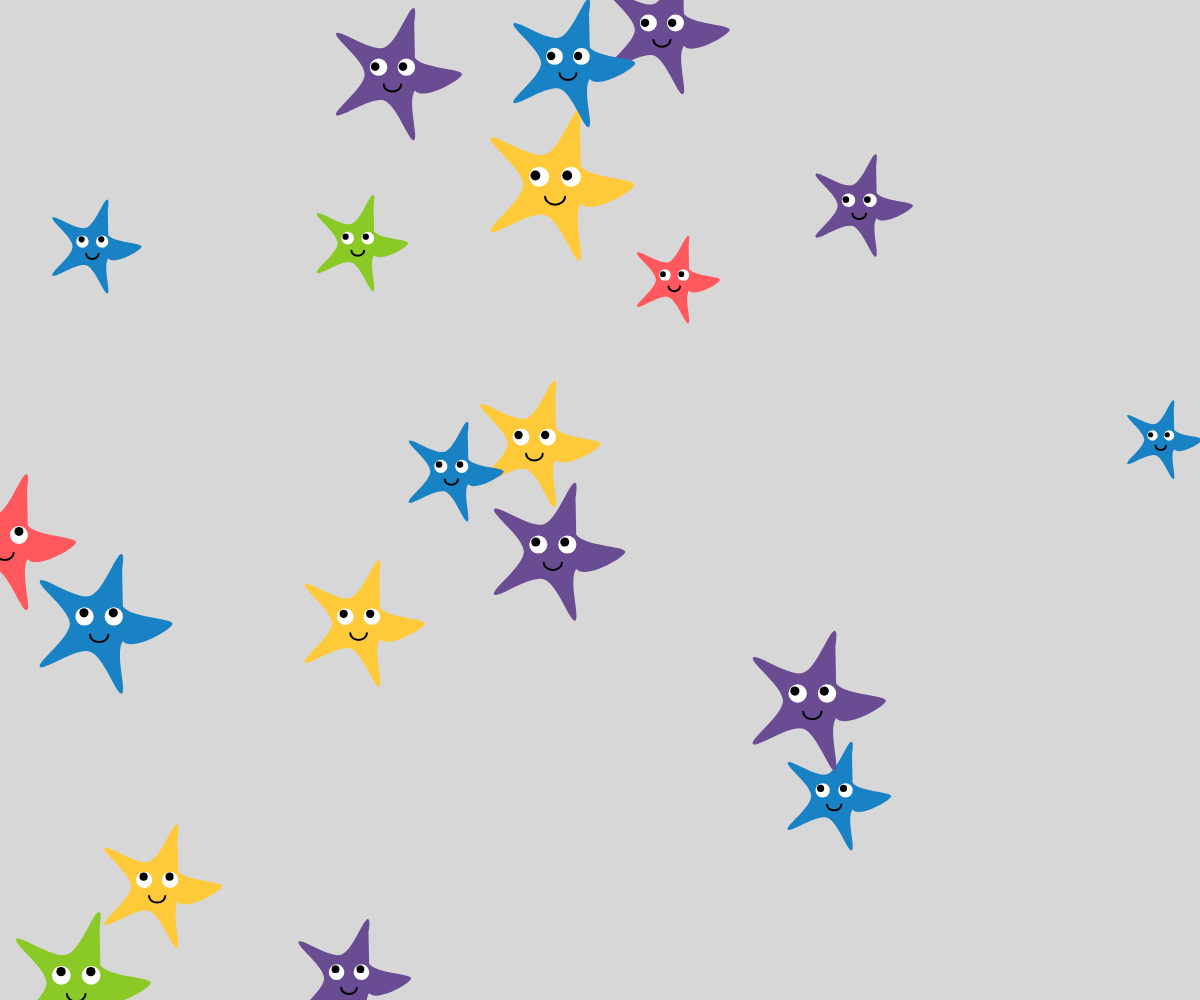
Frame 1 (no input)
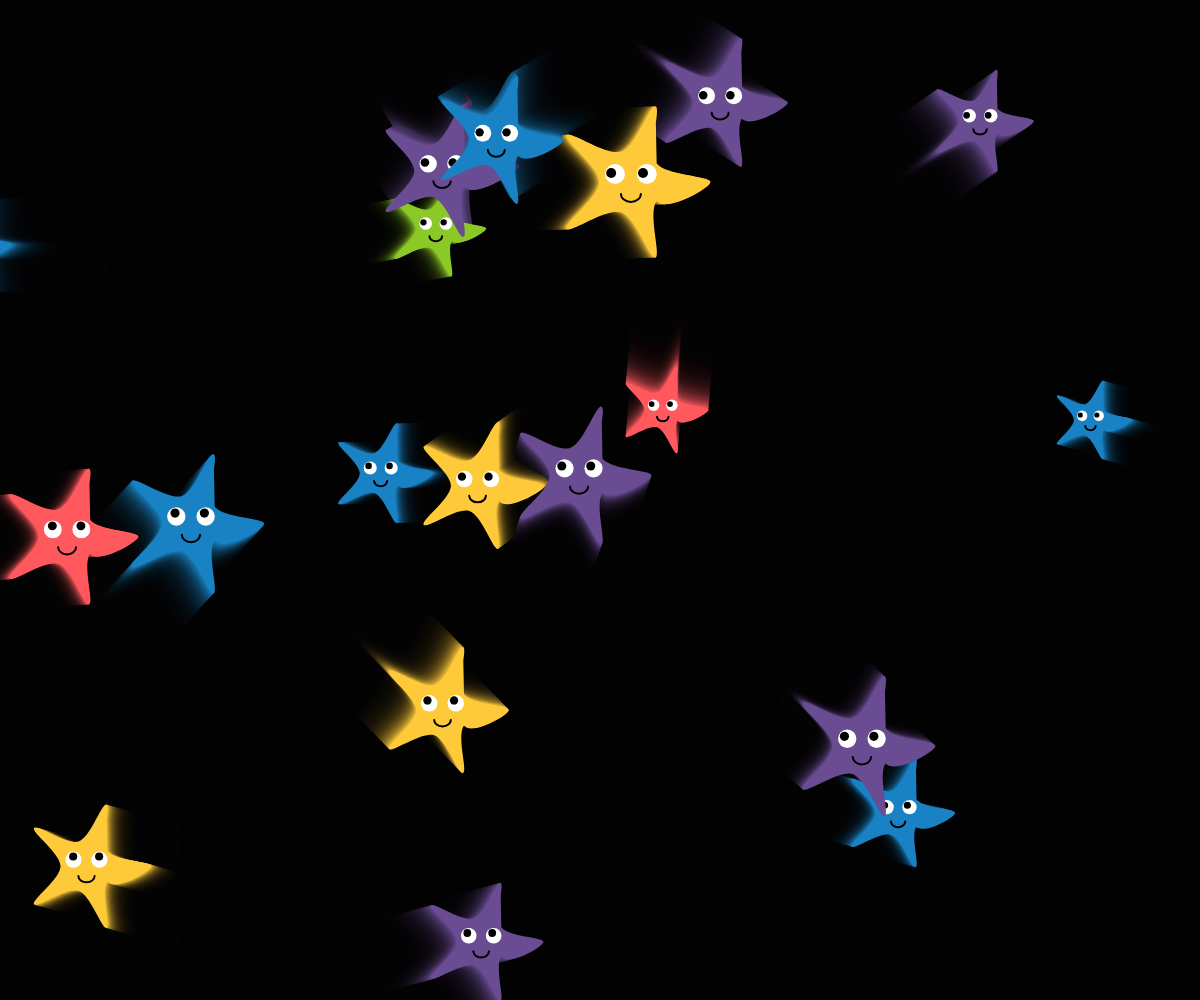
Frame 60 (no input)
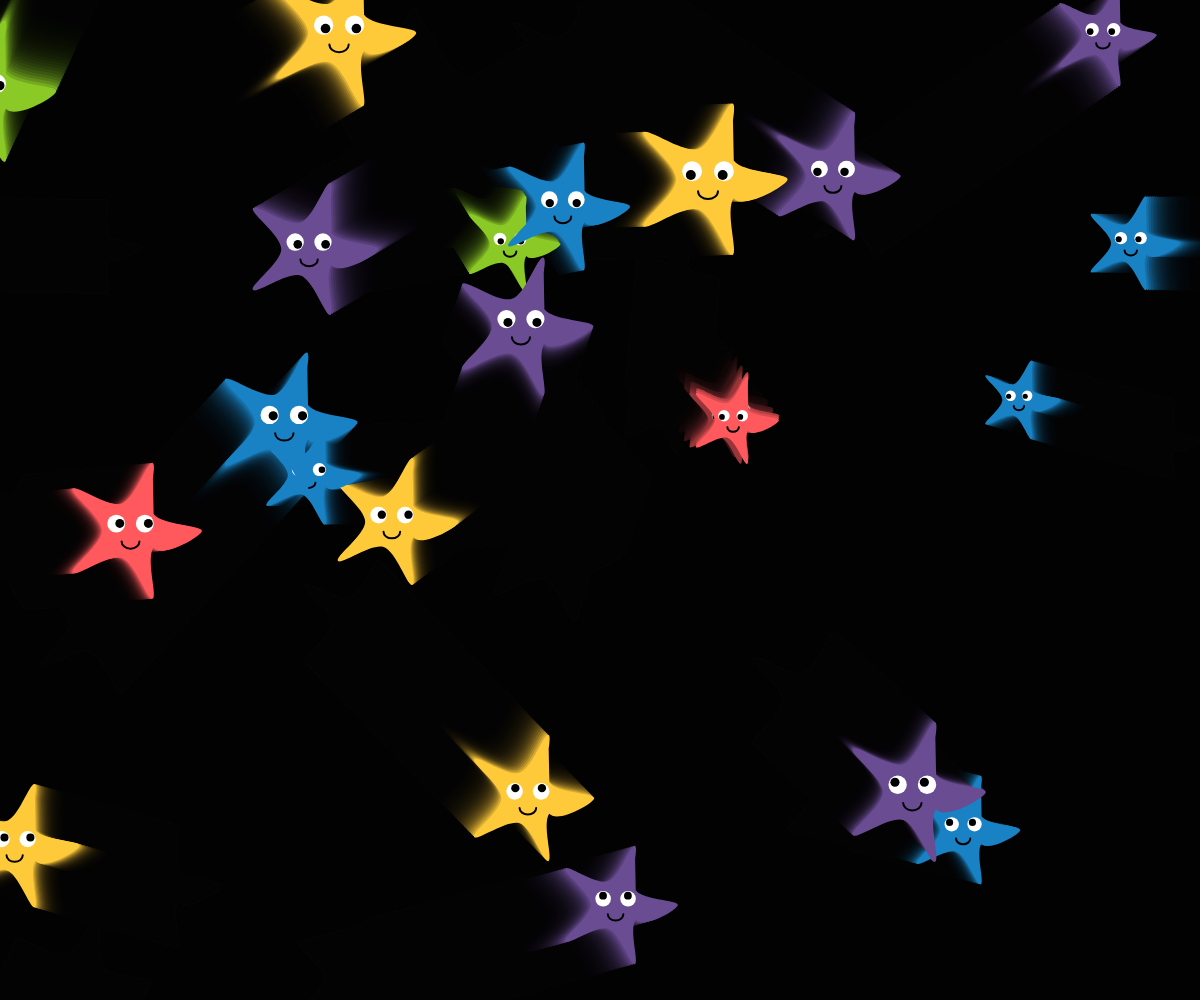
Frame 120 (the mouse pressed at the canvas centre since frame 60)

The p5.js sketch that drew these frames (run headless with seeded random() and noise() and a simulated clock; from frame 60 on, the mouse is pressed at the canvas centre):

// p5.js sketch
// ── sketch.js
let stars = [];
const colors = ['#ff595e', '#ffca3a', '#8ac926', '#1982c4', '#6a4c93'];

function setup() {
  createCanvas(windowWidth, windowHeight);
  // 初始化產生 20 顆星星
  for (let i = 0; i < 20; i++) {
    stars.push(new Star());
  }

  // 每隔 3 秒鐘產生一個物件
  setInterval(() => {
    stars.push(new Star());
  }, 3000);
}

function draw() {
  // 淡淡的拖影效果：繪製一個半透明的黑色矩形覆蓋全螢幕
  noStroke();
  fill(0, 40); // 40 是透明度，數值越小拖影越長
  rect(0, 0, width, height);
  
  for (let s of stars) {
    s.checkCollision(stars); // 處理粒子間的碰撞
    s.update();
    s.display();
  }
}

function windowResized() {
  resizeCanvas(windowWidth, windowHeight);
}

class Star {
  constructor() {
    this.pos = createVector(random(width), random(height));
    this.vel = p5.Vector.random2D().mult(random(1, 3));
    this.size = random(40, 80);
    this.color = color(random(colors));
    this.isScared = false;
  }

  update() {
    let mouseVec = createVector(mouseX, mouseY);
    let d = dist(this.pos.x, this.pos.y, mouseX, mouseY);

    // 邊界穿透處理
    if (this.pos.x < -this.size) this.pos.x = width + this.size;
    if (this.pos.x > width + this.size) this.pos.x = -this.size;
    if (this.pos.y < -this.size) this.pos.y = height + this.size;
    if (this.pos.y > height + this.size) this.pos.y = -this.size;

    this.handleInteraction(d, mouseVec);
  }

  // 處理與滑鼠的互動
  handleInteraction(d, mouseVec) {
    // 當滑鼠靠近時 (距離小於 150)
    if (d < 150) {
      this.isScared = true;
      // 產生往外跳動的力 (逃離滑鼠)
      let pushForce = p5.Vector.sub(this.pos, mouseVec);
      pushForce.setMag(8);
      this.pos.add(pushForce);
    } else {
      this.isScared = false;
      this.pos.add(this.vel);
    }
  }

  // 粒子間的碰撞處理
  checkCollision(others) {
    for (let other of others) {
      if (other === this) continue;
      let d = dist(this.pos.x, this.pos.y, other.pos.x, other.pos.y);
      let minDist = (this.size + other.size) * 0.4; // 碰撞半徑判斷
      
      if (d < minDist) {
        // 簡單的速度交換模擬碰撞反彈
        let tempVel = this.vel.copy();
        this.vel = other.vel.copy();
        other.vel = tempVel;

        // 防止粒子重疊卡住，稍微將彼此推開
        let overlap = minDist - d;
        let pushVec = p5.Vector.sub(this.pos, other.pos).setMag(overlap / 2);
        this.pos.add(pushVec);
        other.pos.sub(pushVec);
      }
    }
  }

  display() {
    push();
    translate(this.pos.x, this.pos.y);
    
    // 繪製圓弧星星身體
    noStroke();
    fill(this.color);
    this.drawRoundedStar(0, 0, this.size * 0.4, this.size, 5);

    // 準備繪製眼睛與表情
    let eyeAngle = atan2(mouseY - this.pos.y, mouseX - this.pos.x);
    this.drawFace(eyeAngle);
    
    pop();
  }

  // 使用 curveVertex 繪製圓潤星星
  drawRoundedStar(x, y, radius1, radius2, npoints) {
    let angle = TWO_PI / npoints;
    let halfAngle = angle / 2.0;
    beginShape();
    // 多跑幾次循環以確保 curveVertex 在起點與終點平滑連接
    for (let a = -angle; a < TWO_PI + angle; a += angle) {
      let sx = x + cos(a) * radius2;
      let sy = y + sin(a) * radius2;
      curveVertex(sx, sy);
      let sx2 = x + cos(a + halfAngle) * radius1;
      let sy2 = y + sin(a + halfAngle) * radius1;
      curveVertex(sx2, sy2);
    }
    endShape(CLOSE);
  }

  drawFace(eyeAngle) {
    let eyeDist = this.size * 0.2;
    let eyeY = -this.size * 0.1;
    let eyeSize = this.isScared ? this.size * 0.35 : this.size * 0.25;
    let pupilSize = this.isScared ? eyeSize * 0.7 : eyeSize * 0.5;

    // 繪製左右眼白
    fill(255);
    ellipse(-eyeDist, eyeY, eyeSize, eyeSize);
    ellipse(eyeDist, eyeY, eyeSize, eyeSize);

    // 繪製黑色眼球 (隨滑鼠位置轉動)
    fill(0);
    let lookLimit = this.isScared ? 0 : eyeSize * 0.2; // 驚嚇時眼球放大並居中或稍微偏向
    
    // 左眼球
    push();
    translate(-eyeDist, eyeY);
    ellipse(cos(eyeAngle) * lookLimit, sin(eyeAngle) * lookLimit, pupilSize, pupilSize);
    pop();

    // 右眼球
    push();
    translate(eyeDist, eyeY);
    ellipse(cos(eyeAngle) * lookLimit, sin(eyeAngle) * lookLimit, pupilSize, pupilSize);
    pop();

    // 繪製嘴巴
    noFill();
    stroke(0);
    strokeWeight(2);
    if (this.isScared) {
      // 驚嚇狀：圓形嘴巴
      fill(0);
      ellipse(0, this.size * 0.2, this.size * 0.15, this.size * 0.15);
    } else {
      // 笑臉：圓弧
      arc(0, this.size * 0.15, this.size * 0.25, this.size * 0.2, 0, PI);
    }
  }
}
